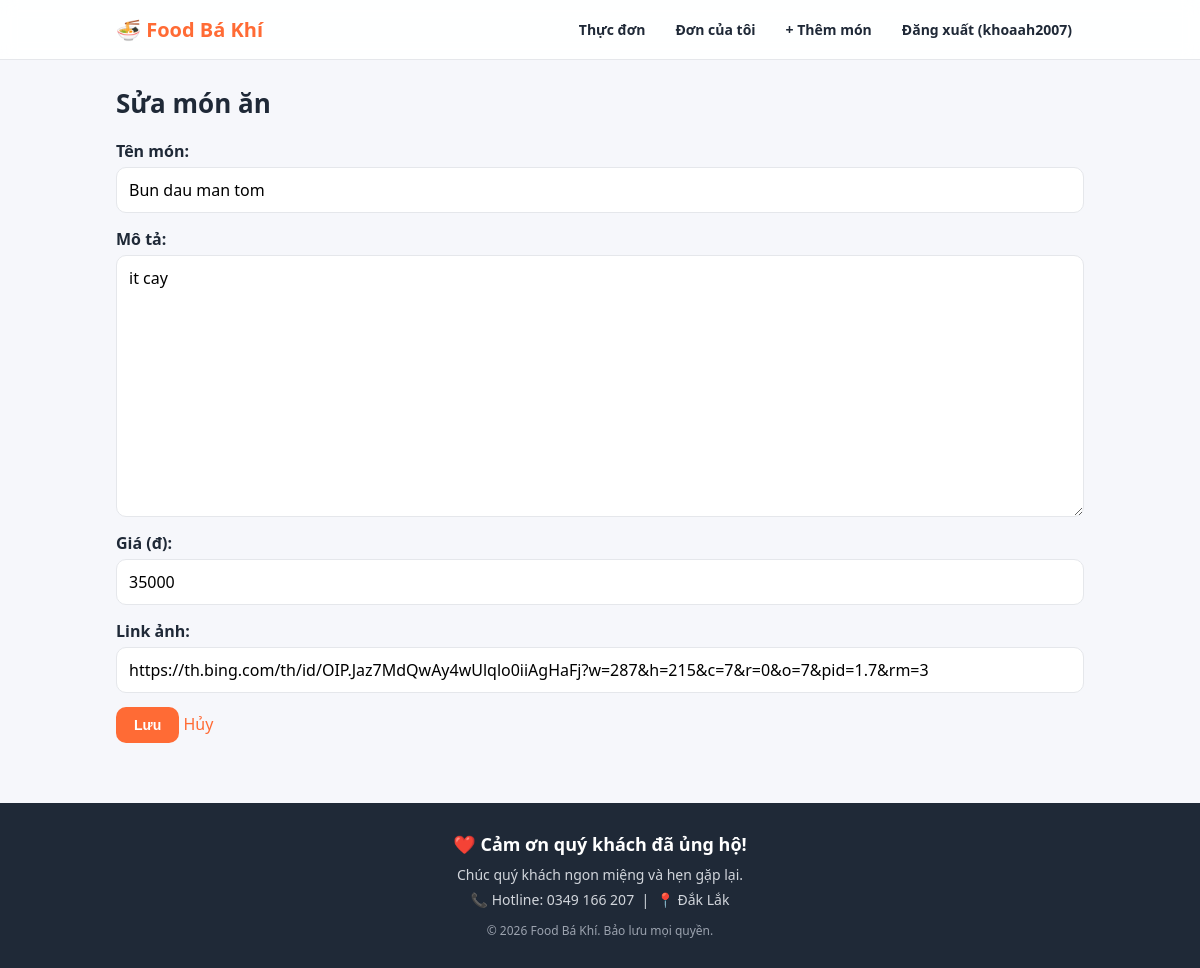
The app's page /shop/foods/1/edit/ (signed in) with its own data.
### shop/models.py (models this page shows, shortened)
class Food(models.Model):
    name = models.CharField("Tên món", max_length=100)
    description = models.TextField("Mô tả", blank=True)
    price = models.DecimalField("Giá (đ)", max_digits=10, decimal_places=0)
    image_url = models.URLField("Link ảnh", blank=True)
    created_at = models.DateTimeField(auto_now_add=True)

### shop/views.py (the view)
# urls.py: path('foods/<int:pk>/edit/', views.food_update, name='food_update'),
@login_required
@staff_only
def food_update(request, pk):
    food = get_object_or_404(Food, pk=pk)
    form = FoodForm(request.POST or None, instance=food)
    if form.is_valid():
        form.save()
        messages.success(request, "Đã cập nhật món.")
        return redirect('food_detail', pk=food.pk)
    return render(request, 'shop/food_form.html',
                  {'form': form, 'title': 'Sửa món ăn'})

### shop/forms.py
class FoodForm(forms.ModelForm):
    class Meta:
        model = Food
        fields = ['name', 'description', 'price', 'image_url']

### shop/templates/shop/food_form.html (shortened to what this page needs)
{% extends 'shop/base.html' %}
{% block content %}
<h2>{{ title }}</h2>
<form method="post">
  {{ form.as_p }}
  <button type="submit">Lưu</button>
  <a href="{% url 'food_list' %}">Hủy</a>
</form>
{% endblock %}

### shop/templates/shop/base.html (shortened to what this page needs)
<!DOCTYPE html>
<html lang="vi">
<head>
</head>
<body>
  <nav>
    <div class="nav-inner">
      <a class="brand" href="{% url 'food_list' %}">🍜 Food Bá Khí</a>
      <div class="nav-links">
        <a href="{% url 'food_list' %}">Thực đơn</a>
        {% if user.is_authenticated %}
          <a href="{% url 'my_orders' %}">Đơn của tôi</a>
          {% if user.is_staff %}<a href="{% url 'food_create' %}">+ Thêm món</a>{% endif %}
          <a href="{% url 'logout' %}">Đăng xuất ({{ user.username }})</a>
        {% else %}
          <a href="{% url 'login' %}">Đăng nhập</a>
          <a class="btn btn-sm" href="{% url 'register' %}" style="color:#fff">Đăng ký</a>
        {% endif %}
      </div>
    </div>
  </nav>
  <main>
    {% block content %}{% endblock %}
  </main>
  <footer>
    <div class="thanks">❤️ Cảm ơn quý khách đã ủng hộ!</div>
    <p>Chúc quý khách ngon miệng và hẹn gặp lại.</p>
    <p>📞 Hotline: 0349 166 207 &nbsp;|&nbsp; 📍 Đắk Lắk</p>
    <div class="copy">&copy; 2026 Food Bá Khí. Bảo lưu mọi quyền.</div>
  </footer>
</body>
</html>

### shop/templates/shop/base.html (style rules this page uses)
:root { --primary: #ff6b35; --primary-dark: #e5551f; --bg: #f6f7fb; --card: #ffffff; --text: #1f2937; --muted: #6b7280; --border: #e5e7eb; --radius: 14px; --shadow: 0 4px 16px rgba(0,0,0,.07); }
* { box-sizing: border-box; }
body { margin: 0; background: var(--bg); color: var(--text); font-family: system-ui, -apple-system, "Segoe UI", Roboto, sans-serif; line-height: 1.5; min-height: 100vh; display: flex; flex-direction: column; }
a { color: var(--primary); text-decoration: none; }
nav { position: sticky; top: 0; z-index: 10; background: rgba(255,255,255,.9); backdrop-filter: blur(8px); border-bottom: 1px solid var(--border); }
.nav-inner { max-width: 1000px; margin: 0 auto; padding: 12px 16px; display: flex; align-items: center; gap: 18px; flex-wrap: wrap; }
.brand { font-size: 20px; font-weight: 800; color: var(--primary); }
.nav-links { display: flex; gap: 6px; flex-wrap: wrap; margin-left: auto; align-items: center; }
.nav-links a { color: var(--text); padding: 7px 12px; border-radius: 999px; font-weight: 600; font-size: 14px; }
main { width: 100%; max-width: 1000px; margin: 0 auto; padding: 24px 16px 60px; flex: 1; }
h2 { margin: 0 0 16px; font-size: 26px; }
button, .btn { display: inline-block; cursor: pointer; border: none; background: var(--primary); color: #fff; font-weight: 700; font-size: 14px; padding: 10px 18px; border-radius: 10px; transition: .15s; }
input, select, textarea { font: inherit; padding: 10px 12px; border: 1.5px solid var(--border); border-radius: 10px; background: #fff; max-width: 100%; }
form p { display: flex; flex-direction: column; gap: 4px; margin: 0 0 14px; font-weight: 600; }
form p input, form p textarea { font-weight: 400; }
footer { background: #1f2937; color: #d1d5db; text-align: center; padding: 28px 16px; }
footer .thanks { font-size: 18px; font-weight: 700; color: #fff; margin-bottom: 6px; }
footer p { margin: 4px 0; font-size: 14px; }
footer .copy { margin-top: 12px; font-size: 12px; color: #9ca3af; }

### records on screen
Food: name "Bun dau man tom", description "it cay", price "35000", image_url "https://th.bing.com/th/id/OIP.Jaz7MdQwAy4wUlqlo0iiAgHaFj?w=287&h=215&c=7&r=0&o=7&pid=1.7&rm=3"

### other values on screen
{{ user.username }} "khoaah2007"
{{ title }} "Sửa món ăn"
